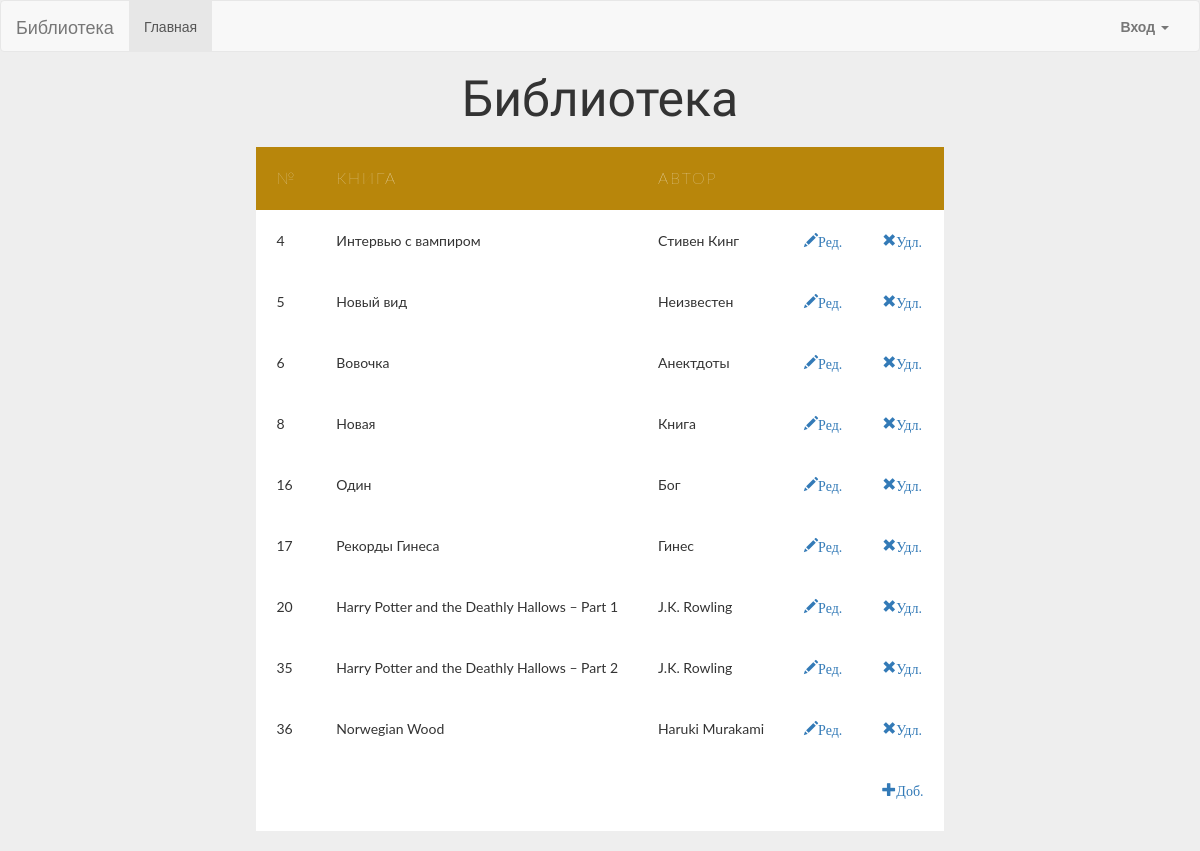
The page / on the database its author committed.
### tables this page shows
CREATE TABLE IF NOT EXISTS `library` (
  `id` int(11) NOT NULL,
  `book` text NOT NULL,
  `author` text NOT NULL
);

### index.php (the view, shortened to what this page needs)
<!DOCTYPE html>
<html>
  <head>
    <link href="css/bootstrap.min.css" rel="stylesheet">
    <link href="style.css" type="text/css" rel="stylesheet">
  </head>
  <body>
<nav class="navbar navbar-default">
  <div class="container-fluid">
    <div class="navbar-header">
      <a class="navbar-brand" href="#">Библиотека</a>
    </div>
    <div class="collapse navbar-collapse" id="bs-example-navbar-collapse-1">
      <ul class="nav navbar-nav">
        <li class="active"><a href="index.php">Главная<span class="sr-only">(current)</span></a></li>
          </ul>
      <ul class="nav navbar-nav navbar-right">
        <li class="dropdown">
          <a href="#" class="dropdown-toggle" data-toggle="dropdown"><b>Вход</b> <span class="caret"></span></a>
        </li>
      </ul>
    </div>
  </div>
</nav>
<?php
switch ( $_GET["action"] )
{
  case "showlist":
    show_list(); break;
}
function show_list()
{
  $query = 'SELECT id, book, author FROM library WHERE 1';
  $res = mysql_query( $query );
  echo '<h2>Библиотека</h2>';
  echo '<table cellpadding="2" cellspacing="0">';
  echo '<thead>
            <tr>
                <th>№</th>
                <th>Книга</th>
                <th>Автор</th>
                <th></th>
                <th></th>
            </tr>
        </thead>';
  while ( $item = mysql_fetch_array( $res ) )
  {
    echo '<tbody>';
    echo '<tr>';
    echo '<td>'.$item['id'].'</td>';
    echo '<td>'.$item['book'].'</td>';
    echo '<td>'.$item['author'].'</td>';
    echo '<td><a href="'.$_SERVER['PHP_SELF'].'?action=editform&id='.$item['id'].'"><span class="glyphicon glyphicon-pencil" aria-hidden="true">Ред.</span></a></td>';
    echo '<td><a href="'.$_SERVER['PHP_SELF'].'?action=delete&id='.$item['id'].'"><span class="glyphicon glyphicon-remove" aria-hidden="true">Удл.</span></a></td>';
    echo '</tr>';
    echo '</tbody>';
  }
    echo '<tfoot><tr><td></td><td></td><td></td><td></td><td><p><a href="'.$_SERVER['PHP_SELF'].'?action=addform"><span class="glyphicon glyphicon-plus" aria-hidden="true">Доб.</span></a></p></td></tr></tfoot>';
    echo '</table>';
}
?>
  </body>
</html>

### style.css (style rules this page uses)
h2 { text-align: center; font-family: 'Marck Script', cursive; font-size: 50px; }
body { background: #EEE; margin: 0; padding: 0; }
table { height: 40%; left: 10%; margin: 20px auto; overflow-y: scroll; position: static; width: auto; }
thead th { background:darkgoldenrod; color: #FFF; font-family: 'Lato', sans-serif; font-size: 16px; font-weight: 100; letter-spacing: 2px; text-transform: uppercase; }
tr { background-color:#FFF; border-bottom: 1px solid #FFF; margin-bottom: 5px; }
th, td { font-family: 'Lato', sans-serif; font-weight: 400; padding: 20px; text-align: left; width: auto; }

### rows shown on the page
library: id "4", book "Интервью с вампиром", author "Стивен Кинг"
library: id "5", book "Новый вид", author "Неизвестен"
library: id "6", book "Вовочка", author "Анектдоты"
library: id "8", book "Новая", author "Книга"
library: id "16", book "Один", author "Бог"
library: id "17", book "Рекорды Гинеса", author "Гинес"
library: id "20", book "Harry Potter and the Deathly Hallows – Part 1", author "J.K. Rowling"
library: id "35", book "Harry Potter and the Deathly Hallows – Part 2", author "J.K. Rowling"
library: id "36", book "Norwegian Wood", author "Haruki Murakami"
